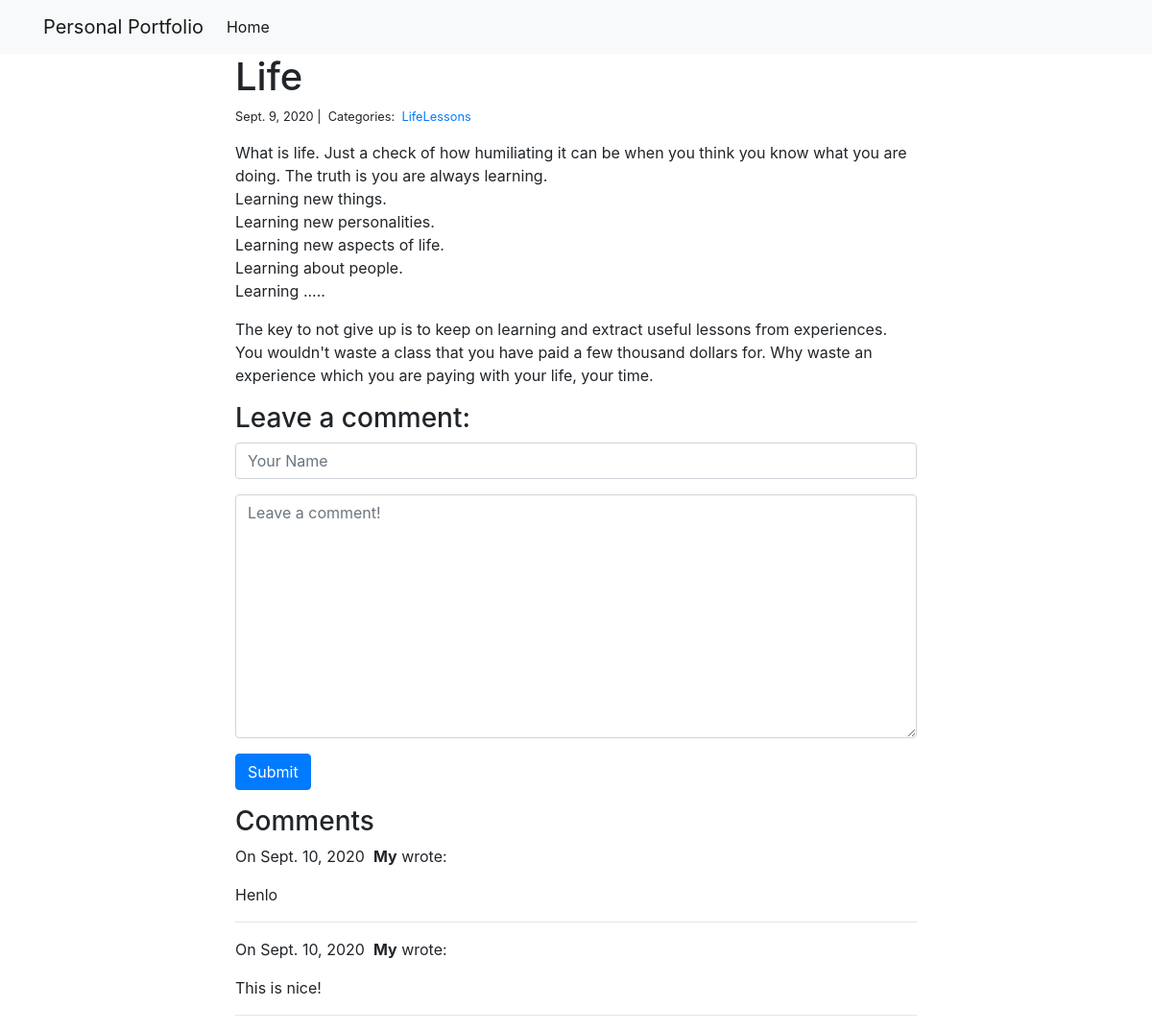
Page /blog/1/ on the committed database.
### blog/models.py (models this page shows)
class Post(models.Model):
    title = models.CharField(max_length=20)
    body = models.TextField()
    created_on = models.DateTimeField(auto_now_add=True)    # assgns a current date and time when this instance is created.
    last_modified = models.DateTimeField(auto_now=True)     # assigns current date and time whenever an instance is last saved. basically every edit.
    categories = models.ManyToManyField('Category', related_name='posts') # Many categories to many posts. Allows us to create a relationship between the two tables.

class Category(models.Model):
    name = models.CharField(max_length=20)

class Comment(models.Model):
    author = models.CharField(max_length=60)
    body = models.TextField()
    created_on = models.DateTimeField(auto_now_add=True)
    post = models.ForeignKey('Post', on_delete=models.CASCADE) # relational field similar to many to many

### blog/views.py (the view, shortened to what this page needs)
# urls.py: path("<int:pk>/", views.blog_detail, name="blog_detail"),
def blog_detail(request, pk):
    post = Post.objects.get(pk=pk)                  # get post based on primary key (pk)
    form = CommentForm()                    # create instance of our form class.
    comments = Comment.objects.filter(post=post)    # retrieve comments for the specific post using filter
    context = {
        'post': post,
        'comments': comments,
        'form': form,           # add form to context dictionary so we can access the form in HTML template.
    }
    return render(request, "blog_detail.html", context)

### blog/forms.py
class CommentForm(forms.Form):
    author = forms.CharField(
        max_length=60,
        widget=forms.TextInput(
            attrs={      # tell HTML to load this field as a Text Input element.
                "class": "form-control",        # attrs --> allows us to specify CSS classes. as well as a placeholder.
                "placeholder": "Your Name"
            }
        )
    )
    body = forms.CharField(
        widget=forms.Textarea(              # tell HTML to load a TEXT AREA element.
            attrs={
                "class": "form-control",
                "placeholder": "Leave a comment!"
            }
        )
    )

### blog/templates/blog_detail.html (shortened to what this page needs)
{% extends "base.html" %} {% block page_content %}
<div class="col-md-8 offset-md-2">
    <h1>{{ post.title }}</h1>
    <small>
        {{ post.created_on.date }} |&nbsp;
        Categories:&nbsp;
        {% for category in post.categories.all %}
        <a href="{% url 'blog_category' category.name %}">
            {{ category.name }}
        </a>&nbsp;
        {% endfor %}
    </small>
    <p>{{ post.body | linebreaks }}</p>
    <h3>Leave a comment:</h3>
    <form action="/blog/{{ post.pk }}/" method="post">
        <div class="form-group">
            {{ form.author }}
        </div>
        <div class="form-group">
            {{ form.body }}
        </div>
        <button type="submit" class="btn btn-primary">Submit</button>
    </form>
    <h3>Comments</h3>
    {% for comment in comments %}
    <p>
        On {{comment.created_on.date }}&nbsp;
        <b>{{ comment.author }}</b> wrote:
    </p>
    <p>{{ comment.body }}</p>
    <hr> {% endfor %}
</div>
{% endblock %}

### rows in the picture
Post: title "Life", created_on "Sept. 9, 2020", body "What is life. Just a check of how humiliating it can be when you think you know what you are doing. The truth is you are always learning. Learning new things. Learning new personalities. Learning new aspects of life. Learning about people. Learning ..... The key to not give up is to keep on learning and extract useful lessons from experiences. You wouldn't waste a class that you have paid a few thousand dollars for. Why waste an experience which you are paying with your life, your time."
Category: name "LifeLessons"
Comment: created_on "Sept. 10, 2020", author "My", body "Henlo"
Comment: created_on "Sept. 10, 2020", author "My", body "This is nice!"
